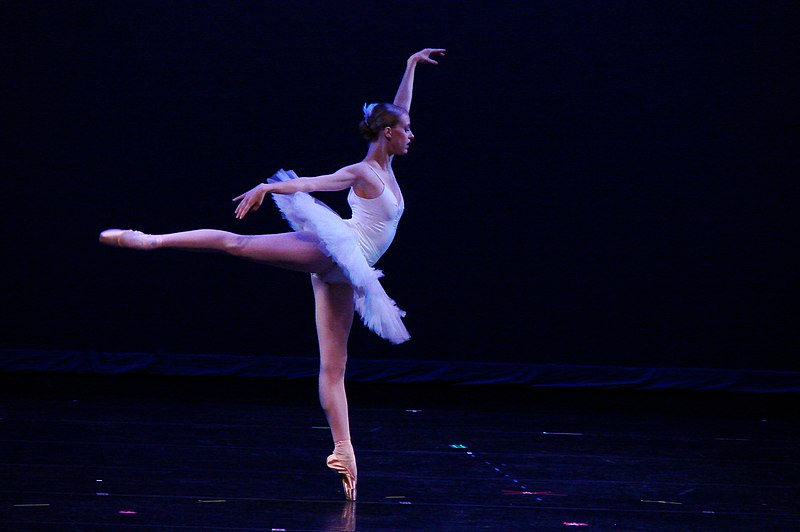
#> input picture images/input/input_image2.jpg, 800 x 532 px
$ python linear-filtering.py
#> lines starting #> are read from the running program, lines starting #| are printed output that depends on the picture
from PIL import Image
import numpy as np
import os

def apply_filter(image_path, weights, scale, offset):
    # load image and convert to numpy array
#> called with image_path = 'images/input/input_image2.jpg', scale = 1, offset = 128
    image = Image.open(image_path).convert("RGB")
#> image is the input picture: PIL image 800x532 RGB; mean R, G, B 10.6, 9.5, 31.4
    img_array = np.array(image)

    # kernel size
    kernel_size = len(weights)
    pad = kernel_size // 2

    # pad image with zeros to handle borders
    padded_img = np.pad(img_array, ((pad, pad), (pad, pad), (0, 0)), mode='constant', constant_values=0)
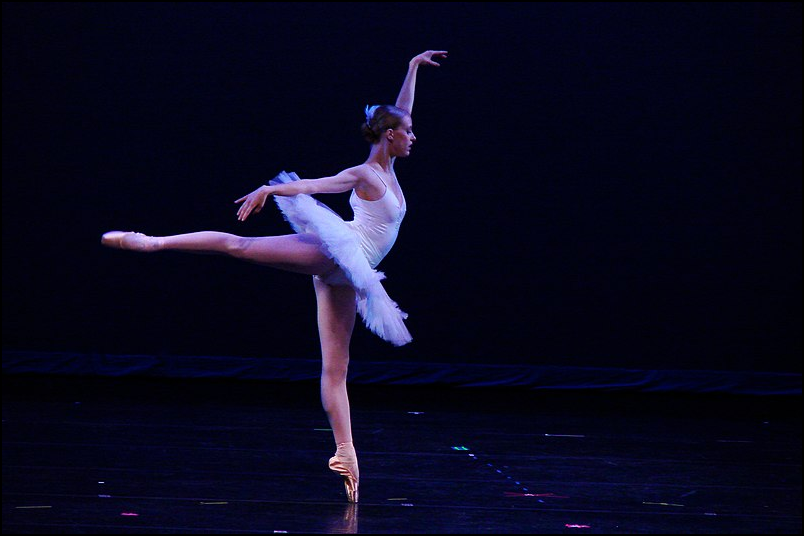
#> padded_img: shape (536, 804, 3); mean R, G, B 10.4, 9.4, 31

    # output image array
    output_img = np.zeros_like(img_array, dtype=np.int32)

    # loop through each pixel
    for y in range(pad, padded_img.shape[0] - pad):
        print(f"Processing row {y}/{padded_img.shape[0] - pad - 1}")
        for x in range(pad, padded_img.shape[1] - pad):
            for c in range(3):  # RGB channels
                # apply filter
                region = padded_img[y-pad:y+pad+1, x-pad:x+pad+1, c]
                result = np.sum(region * weights) / scale + offset
                output_img[y-pad, x-pad, c] = np.clip(result, 0, 255)
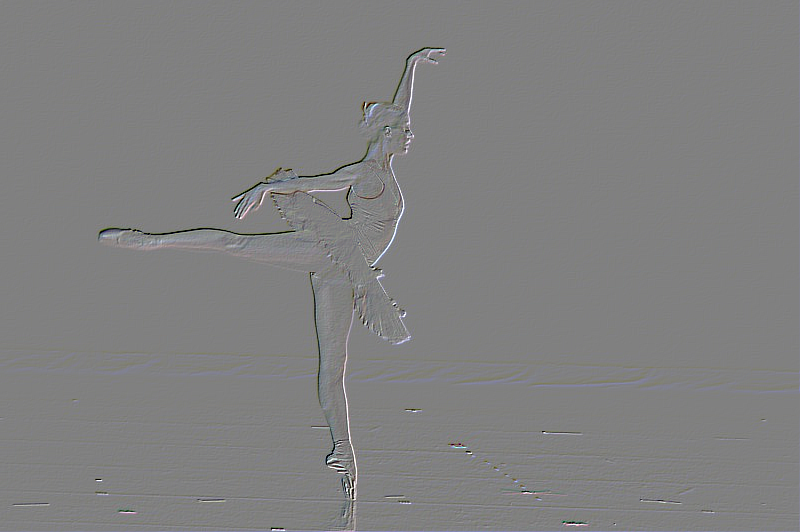
#> output_img: shape (532, 800, 3) int32; mean R, G, B 128, 128, 128.1

    # convert result to a PIL image
    filtered_image = Image.fromarray(output_img.astype(np.uint8))
    return filtered_image

if __name__ == "__main__":
    # 3x3 filter example
    weights = [
        [0, 0, 0, 0, 0],
        [0, 0, 0, 0, 0],
        [0, 0, 1, 0, 0],
        [0, 0, 0, -1, 0],
        [0, 0, 0, 0, 0]
    ]

    scale = 1
    if scale == 0:
        print("Scale cannot be zero. Setting scale to 1.")
        scale = 1
    offset = 128

    image_path = "images/input/input_image2.jpg"
    if not os.path.exists(image_path):
        print("Image file not found:", image_path)
        exit()

    filtered_image = apply_filter(image_path, weights, scale, offset)

    filtered_image.show()  # display image
    filtered_image.save("images/output/filtered_image.jpg")  # save filtered image
